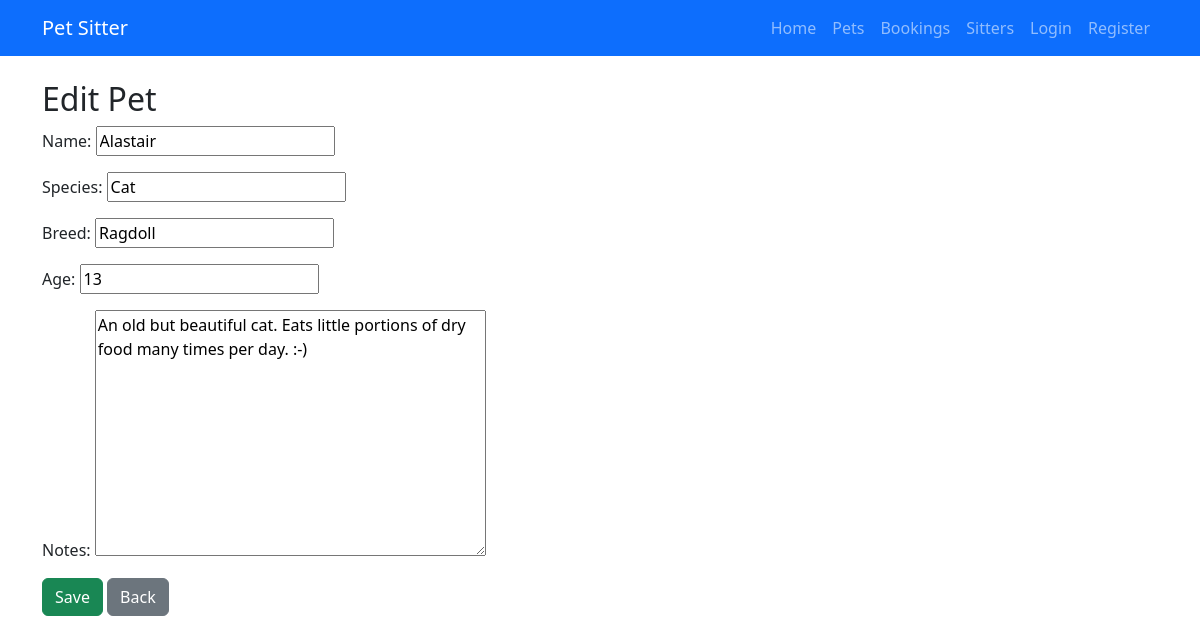
The app's page /pets/1/edit/ (signed in) with its own data.
### core/models.py (models this page shows, shortened)
class Pet(models.Model):
    owner = models.ForeignKey(
        User, on_delete=models.CASCADE, related_name="pets"
    )
    name = models.CharField(max_length=100)
    species = models.CharField(max_length=50)
    breed = models.CharField(max_length=100, blank=True)
    age = models.PositiveIntegerField()
    notes = models.TextField(blank=True)

### core/views.py (the view)
# urls.py: path("pets/<int:pk>/edit/", views.pet_update, name="pet_update"),
@login_required
def pet_update(request, pk):
    pet = get_object_or_404(Pet, pk=pk, owner=request.user)
    if request.method == "POST":
        form = PetForm(request.POST, instance=pet)
        if form.is_valid():
            form.save()
            messages.success(request, "Pet updated successfully.")
            return redirect("pet_list")
        else:
            messages.error(request, "Please correct the errors below.")
    else:
        form = PetForm(instance=pet)
    return render(request, "pets/form.html", {"form": form, "title": "Edit Pet"})

### core/forms.py
class PetForm(forms.ModelForm):
    class Meta:
        model = Pet
        fields = ["name", "species", "breed", "age", "notes"]

### core/templates/pets/form.html (shortened to what this page needs)
{% extends "base.html" %}
{% block content %}
<h2>{{ title }}</h2>
<form method="POST">
    {{ form.as_p }}
    <button class="btn btn-success" type="submit">Save</button>
    <a href="{% url 'pet_list' %}" class="btn btn-secondary">Back</a>
</form>
{% endblock %}

### records on screen
Pet: name "Alastair", species "Cat", breed "Ragdoll", age "13", notes "An old but beautiful cat. Eats little portions of dry food many times per day. :-)"

### other values on screen
{{ title }} "Edit Pet"
